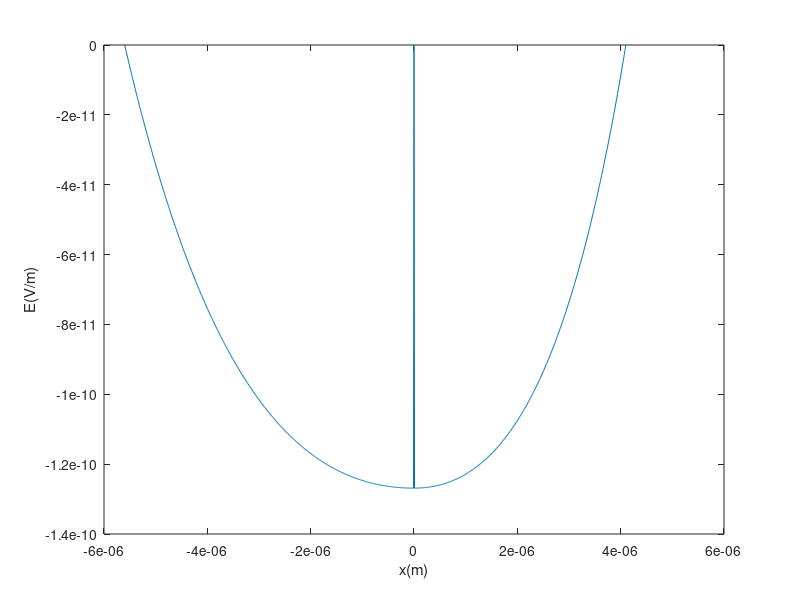
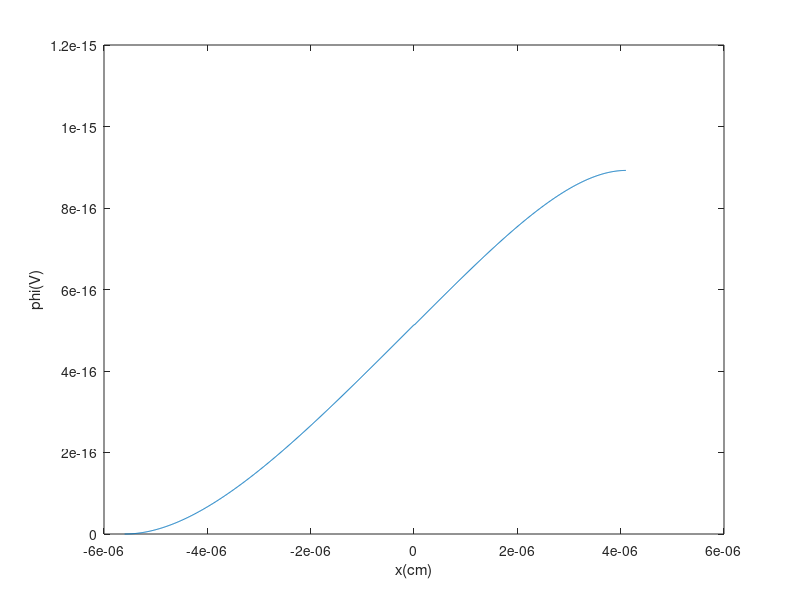

The MATLAB source for these figures, in order:
clc;
clear;
close all;

si=11.9  %取硅的介电常数为11.9
Dx =0.00000001;
x_n=0.0000041;
x_p=0.0000056;
a_n=0.000002;
a_p=0.000003;
An=10^15;

N=(x_n+x_p)/Dx;
num=(-560:410)*Dx;
N1=(-560:-1)*Dx;
N2=(1:410)*Dx;
px1=-1.6*10^(-19)*(exp(-N1./a_p)-1);
px2=1.6*10^(-19)*An*(exp(N2./a_n)-1);
Ex=zeros(1,971);
Ex(1,1:560)=(1/si)*cumtrapz(N1,px1);
Ex(1,562:971)=(1/si)*cumtrapz(N2,px2);
Ap=-Ex(971)/Ex(560);
Ex(1,1:560)=Ex(1,1:560)*Ap;
Ex(1,562:971)=Ex(1,562:971)+Ex(560);
figure(1);
plot(num,Ex);
xlabel('x(m)');ylabel('E(V/m)');
phi=zeros(1,971);
for i = 2:971
   phi(i)=phi(i-1) - Ex(i-1)*Dx;
end
figure(2)
plot(num,phi);
xlabel('x(cm)');ylabel('phi(V)');


